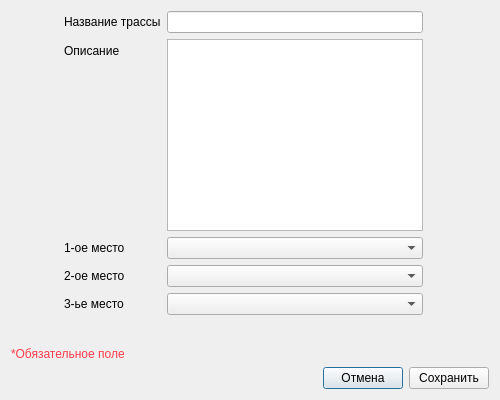
<?xml version="1.0" encoding="UTF-8"?>
<ui version="4.0">
 <class>TCreationMenu</class>
 <widget class="QDialog" name="TCreationMenu">
  <property name="windowModality">
   <enum>Qt::WindowModal</enum>
  </property>
  <property name="geometry">
   <rect>
    <x>0</x>
    <y>0</y>
    <width>500</width>
    <height>400</height>
   </rect>
  </property>
  <property name="windowTitle">
   <string>Добавление трассы</string>
  </property>
  <property name="autoFillBackground">
   <bool>false</bool>
  </property>
  <property name="modal">
   <bool>true</bool>
  </property>
  <layout class="QVBoxLayout" name="verticalLayout">
   <item>
    <layout class="QHBoxLayout" name="horizontalLayout_2">
     <item>
      <spacer name="horizontalSpacer_2">
       <property name="orientation">
        <enum>Qt::Horizontal</enum>
       </property>
       <property name="sizeHint" stdset="0">
        <size>
         <width>40</width>
         <height>20</height>
        </size>
       </property>
      </spacer>
     </item>
     <item>
      <layout class="QFormLayout" name="formLayout">
       <item row="0" column="0">
        <widget class="QLabel" name="label">
         <property name="text">
          <string>Название трассы</string>
         </property>
        </widget>
       </item>
       <item row="0" column="1">
        <widget class="QLineEdit" name="lineEdit">
         <property name="sizePolicy">
          <sizepolicy hsizetype="Preferred" vsizetype="Fixed">
           <horstretch>0</horstretch>
           <verstretch>0</verstretch>
          </sizepolicy>
         </property>
         <property name="minimumSize">
          <size>
           <width>256</width>
           <height>0</height>
          </size>
         </property>
        </widget>
       </item>
       <item row="2" column="0">
        <widget class="QLabel" name="label_2">
         <property name="text">
          <string>1-ое место</string>
         </property>
        </widget>
       </item>
       <item row="2" column="1">
        <widget class="QComboBox" name="comboBox_g">
         <property name="sizePolicy">
          <sizepolicy hsizetype="Fixed" vsizetype="Fixed">
           <horstretch>0</horstretch>
           <verstretch>0</verstretch>
          </sizepolicy>
         </property>
         <property name="minimumSize">
          <size>
           <width>256</width>
           <height>0</height>
          </size>
         </property>
        </widget>
       </item>
       <item row="3" column="0">
        <widget class="QLabel" name="label_3">
         <property name="text">
          <string>2-ое место</string>
         </property>
        </widget>
       </item>
       <item row="3" column="1">
        <widget class="QComboBox" name="comboBox_s">
         <property name="minimumSize">
          <size>
           <width>256</width>
           <height>0</height>
          </size>
         </property>
        </widget>
       </item>
       <item row="4" column="0">
        <widget class="QLabel" name="label_4">
         <property name="text">
          <string>3-ье место</string>
         </property>
        </widget>
       </item>
       <item row="4" column="1">
        <widget class="QComboBox" name="comboBox_b">
         <property name="minimumSize">
          <size>
           <width>256</width>
           <height>0</height>
          </size>
         </property>
        </widget>
       </item>
       <item row="1" column="0">
        <widget class="QLabel" name="label_5">
         <property name="text">
          <string>Описание</string>
         </property>
        </widget>
       </item>
       <item row="1" column="1">
        <widget class="QTextEdit" name="textEdit"/>
       </item>
      </layout>
     </item>
     <item>
      <layout class="QFormLayout" name="formLayout_2">
       <item row="0" column="0">
        <widget class="QLabel" name="label_noName">
         <property name="text">
          <string/>
         </property>
        </widget>
       </item>
      </layout>
     </item>
     <item>
      <spacer name="horizontalSpacer_3">
       <property name="orientation">
        <enum>Qt::Horizontal</enum>
       </property>
       <property name="sizeHint" stdset="0">
        <size>
         <width>40</width>
         <height>20</height>
        </size>
       </property>
      </spacer>
     </item>
    </layout>
   </item>
   <item>
    <spacer name="verticalSpacer">
     <property name="orientation">
      <enum>Qt::Vertical</enum>
     </property>
     <property name="sizeHint" stdset="0">
      <size>
       <width>20</width>
       <height>8</height>
      </size>
     </property>
    </spacer>
   </item>
   <item>
    <widget class="QLabel" name="label_reqName">
     <property name="text">
      <string>&lt;html&gt;&lt;head/&gt;&lt;body&gt;&lt;p&gt;&lt;span style=&quot; color:#ff3c4d;&quot;&gt;*Обязательное поле&lt;/span&gt;&lt;/p&gt;&lt;/body&gt;&lt;/html&gt;</string>
     </property>
    </widget>
   </item>
   <item>
    <layout class="QHBoxLayout" name="horizontalLayout">
     <item>
      <spacer name="horizontalSpacer">
       <property name="orientation">
        <enum>Qt::Horizontal</enum>
       </property>
       <property name="sizeHint" stdset="0">
        <size>
         <width>40</width>
         <height>20</height>
        </size>
       </property>
      </spacer>
     </item>
     <item>
      <widget class="QPushButton" name="cancelButton">
       <property name="text">
        <string>Отмена</string>
       </property>
      </widget>
     </item>
     <item>
      <widget class="QPushButton" name="saveButton">
       <property name="text">
        <string>Сохранить</string>
       </property>
      </widget>
     </item>
    </layout>
   </item>
  </layout>
 </widget>
 <tabstops>
  <tabstop>lineEdit</tabstop>
  <tabstop>textEdit</tabstop>
  <tabstop>comboBox_g</tabstop>
  <tabstop>comboBox_s</tabstop>
  <tabstop>comboBox_b</tabstop>
  <tabstop>saveButton</tabstop>
  <tabstop>cancelButton</tabstop>
 </tabstops>
 <resources/>
 <connections/>
</ui>
